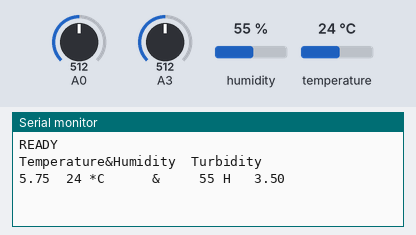
A sketch run on a simulated Arduino Uno, built with avr-gcc and run on an emulated ATmega328P. Shown: the last lines printed to the serial monitor. The test bench sets the inputs (shaded band); at power-on: humidity 55 %, A0 = 512, A3 = 512, temperature 24 °C.

Above: at 1.2 s.
1.3 s: humidity set to 22 %
At 2.2 s:
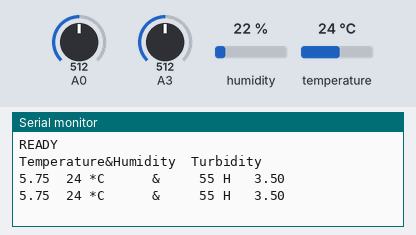
2.8 s: A0 set to 716
At 4.1 s:
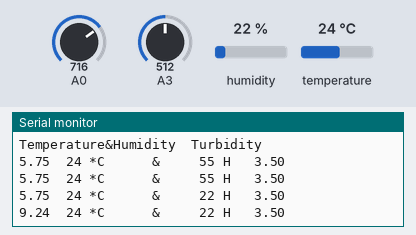
4.3 s: A3 set to 716
At 5.3 s:
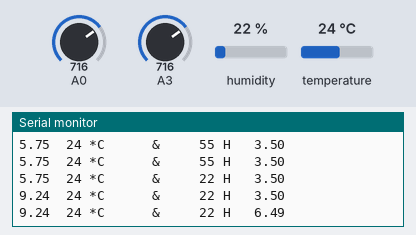
5.8 s: temperature set to 12 °C
At 6.7 s:
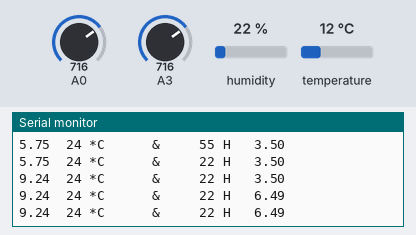
7.3 s: A0 set to 992
At 8.6 s:
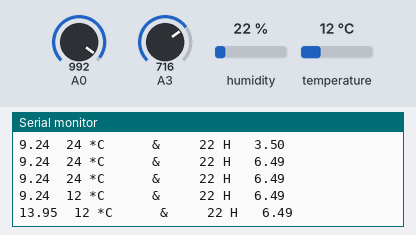
8.8 s: A3 set to 992
At 10.0 s:
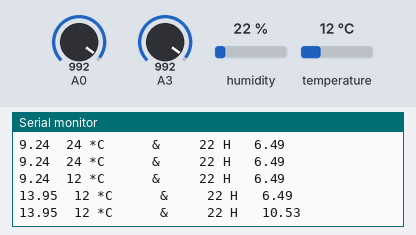
Timing chart, 0 to 11.3 s (numbered marks = the images above; inputs shaded):
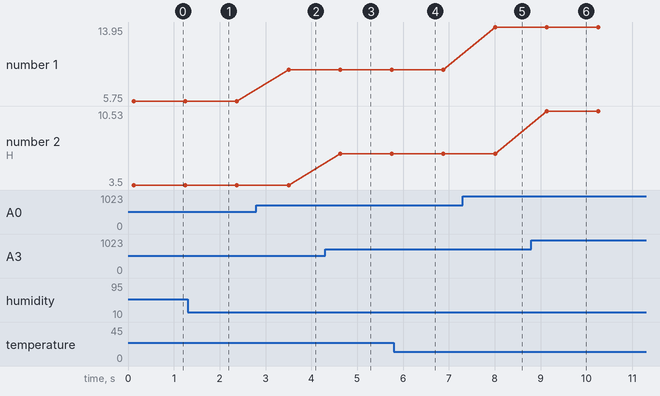

Measured:
- after the input at 2.8 s, the serial monitor: prints a new line after 0.70 s (image 2)
- after the input at 4.3 s, the serial monitor: prints a new line after 0.33 s (image 3)
- after the input at 7.3 s, the serial monitor: prints a new line after 0.71 s (image 5)
- after the input at 8.8 s, the serial monitor: prints a new line after 0.33 s (image 6)
- plotted number 1: 5.75 → 9.24 after the input at 2.8 s, 9.24 → 13.95 after the input at 7.3 s
- plotted number 2: 3.5 → 6.49 after the input at 4.3 s, 6.49 → 10.53 after the input at 8.8 s

The sketch:

With_relay.ino
```cpp
#include <SimpleDHT.h>
int pinDHT11 = 2;
SimpleDHT11 dht11(pinDHT11);
unsigned long int avgValue;  //Store the average value of the sensor feedback
float b;
int buf[10],temp;
void setup() {
  // put your setup code here, to run once:
Serial.begin(9600);
Serial.println("READY ");
//Serial.print("PH");Serial.print("\t");
  Serial.print("Temperature");Serial.print("&");Serial.print("Humidity");Serial.print("\t");
  Serial.println("Turbidity");
pinMode(A0,INPUT);
pinMode(A3,INPUT);
pinMode(7,OUTPUT);
//pinMode(3,OUTPUT);
}

void loop() {
  // put your main code here, to run repeatedly:

   int turbidity = analogRead(A3);
  float volt=turbidity*(5.0/1024.0)*3-4;
for(int i=0;i<10;i++)       //Get 10 sample value from the sensor for smooth the value
  {
buf[i]=analogRead(A0);
delay(10);
  }
for(int i=0;i<9;i++)        //sort the analog from small to large
  {
for(int j=i+1;j<10;j++)
    {
      if(buf[i]>buf[j])
      {
        temp=buf[i];
buf[i]=buf[j];
buf[j]=temp;
      }
    }
  }
avgValue=0;
for(int i=2;i<8;i++)
{
  //take the average value of 6 center sample
avgValue+=buf[i];
}
  float phValue=(float)avgValue*5.0/1024/6; //convert the analog into millivolt
phValue=3.5*phValue-3;                      //convert the millivolt into pH value
    byte t = 0;
     byte h = 0;
int err = SimpleDHTErrSuccess;
  if ((err = dht11.read(&t, &h, NULL)) != SimpleDHTErrSuccess) {
    Serial.print("Read DHT11 failed, err="); Serial.print(SimpleDHTErrCode(err));
    Serial.print(","); Serial.println(SimpleDHTErrDuration(err)); delay(1000);
    return;
  }
  Serial.print(phValue);Serial.print("\t");
Serial.print(t);Serial.print(" *C ");Serial.print("     & ");Serial.print("    ");Serial.print(h);Serial.print(" H ");Serial.print("\t");
Serial.println(volt);
  if(volt>2.8){
digitalWrite(7,HIGH);
  }
  else
  {
digitalWrite(7,LOW);
  }
if(phValue>10 && phValue<4){
digitalWrite(7,HIGH);
  }
  else
  {
digitalWrite(7,LOW);
  }
if(t<20 && t>60){
digitalWrite(7,HIGH);
  }
  else
  {
digitalWrite(7,LOW);
  }
delay(1000);
}
```
